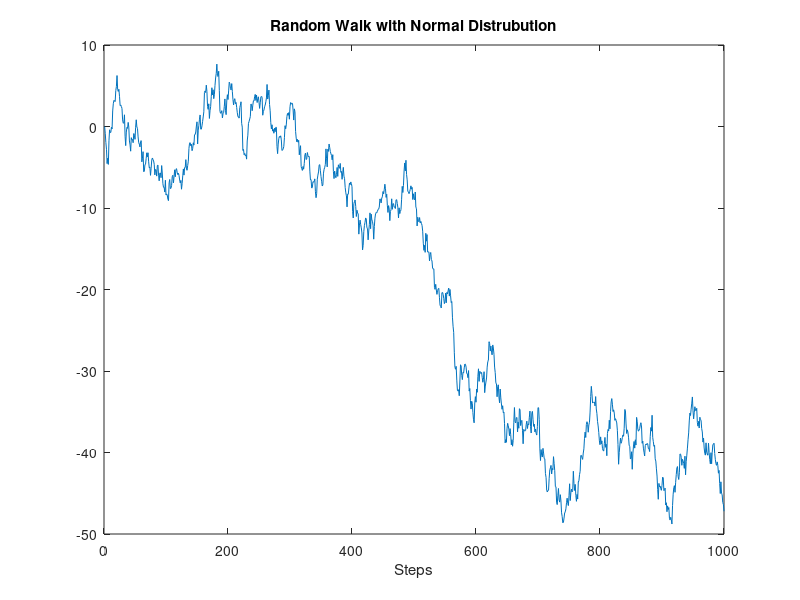
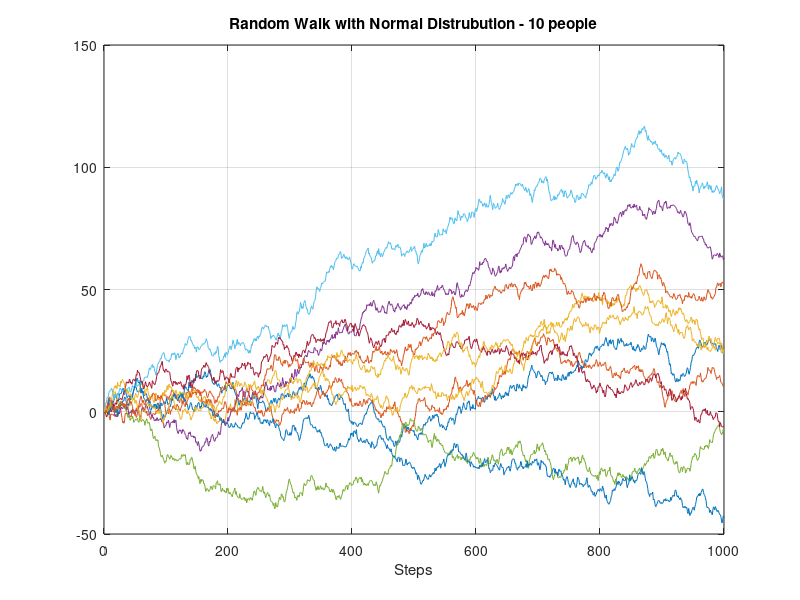
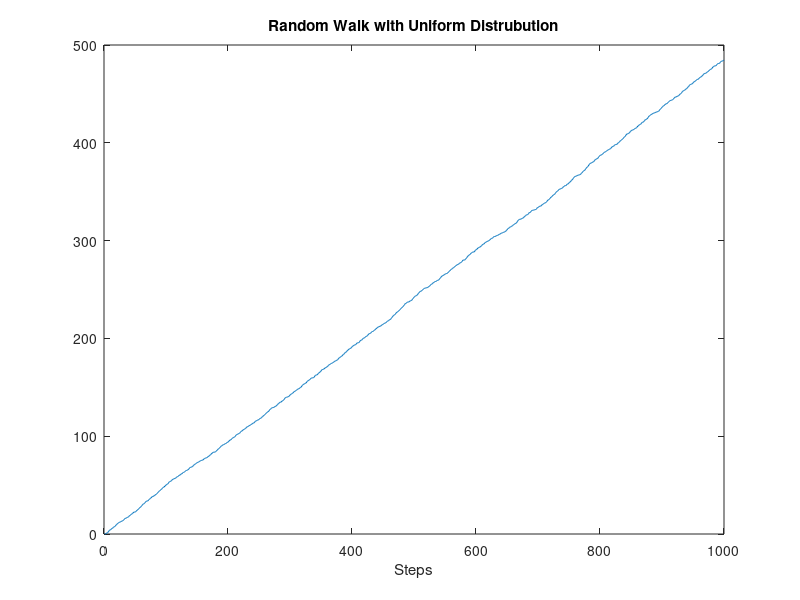
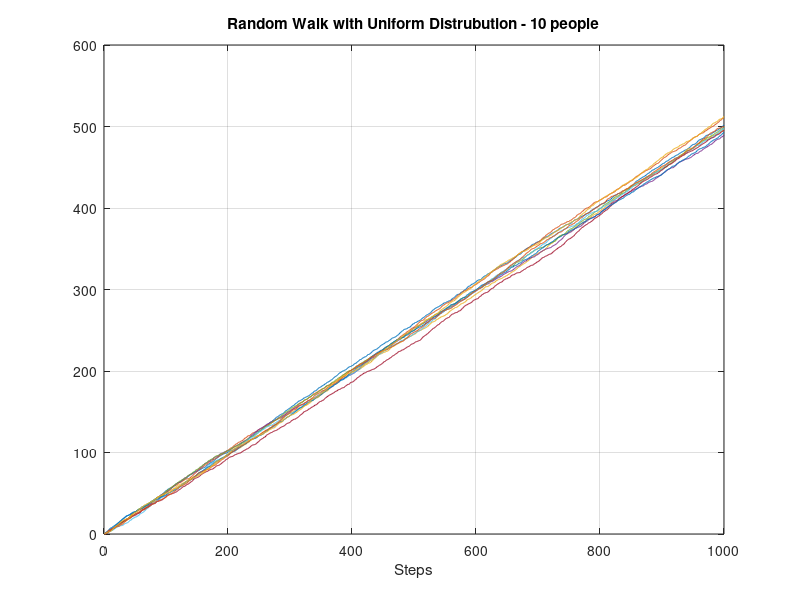

Recreate these plots in MATLAB, in order.
%Matthew Moore
%Homework Assignment 2
%Random Walk

%Figure 1 is Normal Distribution - 1 person
%Figure 2 is Normal Distrubution - 10 people

%Figure 3 is Uniform Distriibution - 1 person
%Figure 4 is Uniform Distribution - 10 people

% Using NORMAL DISTRUBUTION, N(0,1) [Mean is 0, Standard Deviation is 1]
% make a random walk for 1000 steps. Imagine a drunk sailor walking home
%Plot this
clear all
mu = 0;
sigma = 1;
x = 0;
nmax = 1000;
for n = 1 : nmax-1
   x(n+1) = x(n)+(mu+sigma*randn);
end
figure(1)
plot(1:nmax,x)
title('Random Walk with Normal Distrubution')
xlabel('Steps')





%Repeat the first part 10 times and combine them all into one graph
%What do you observe and conclude?
all = 10;
for path = 1:all
   for n = 1:nmax-1
      x(n+1) = x(n)+(mu+sigma*randn); 
   end
   figure(2)
   plot(1:nmax,x)
   hold on
end
title('Random Walk with Normal Distrubution - 10 people')
xlabel('Steps')
grid on
hold off



%Plot a random walk for a drunk sailor by using UNIFORM DISTRIBUTION 
% over [0,1] for 1000 steps. Plot this.
mu2 = 0;
sigma2 = 1;
x2 = 0;
nmax2 = 1000;
for n = 1 : nmax2-1
   x2(n+1) = x2(n)+(mu2+sigma2*rand);
end
figure(3)
plot(1:nmax2,x2)
title('Random Walk with Uniform Distrubution')
xlabel('Steps')



%If you repeat the above process 10 times, combine them into 1 plot. 
% What do you observe and conclude.
for path = 1:all
   for n = 1:nmax2-1
      x2(n+1) = x2(n)+(mu2+sigma2*rand); 
   end
   figure(4)
   plot(1:nmax2,x2)
   hold on
end
title('Random Walk with Uniform Distrubution - 10 people')
xlabel('Steps')
grid on
hold off
